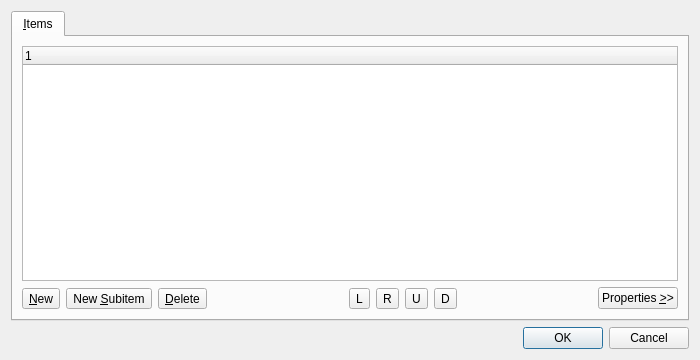
<ui version="4.0" >
 <comment>*********************************************************************
**
** Copyright (C) 2014 Digia Plc and/or its subsidiary(-ies).
** Contact: http://www.qt-project.org/legal
**
** This file is part of the Qt Designer of the Qt Toolkit.
**
** $QT_BEGIN_LICENSE:LGPL$
** Commercial License Usage
** Licensees holding valid commercial Qt licenses may use this file in
** accordance with the commercial license agreement provided with the
** Software or, alternatively, in accordance with the terms contained in
** a written agreement between you and Digia.  For licensing terms and
** conditions see http://qt.digia.com/licensing.  For further information
** use the contact form at http://qt.digia.com/contact-us.
**
** GNU Lesser General Public License Usage
** Alternatively, this file may be used under the terms of the GNU Lesser
** General Public License version 2.1 as published by the Free Software
** Foundation and appearing in the file LICENSE.LGPL included in the
** packaging of this file.  Please review the following information to
** ensure the GNU Lesser General Public License version 2.1 requirements
** will be met: http://www.gnu.org/licenses/old-licenses/lgpl-2.1.html.
**
** In addition, as a special exception, Digia gives you certain additional
** rights.  These rights are described in the Digia Qt LGPL Exception
** version 1.1, included in the file LGPL_EXCEPTION.txt in this package.
**
** GNU General Public License Usage
** Alternatively, this file may be used under the terms of the GNU
** General Public License version 3.0 as published by the Free Software
** Foundation and appearing in the file LICENSE.GPL included in the
** packaging of this file.  Please review the following information to
** ensure the GNU General Public License version 3.0 requirements will be
** met: http://www.gnu.org/copyleft/gpl.html.
**
**
** $QT_END_LICENSE$
**
*********************************************************************</comment>
 <class>qdesigner_internal::TreeWidgetEditor</class>
 <widget class="QDialog" name="qdesigner_internal::TreeWidgetEditor" >
  <property name="geometry" >
   <rect>
    <x>0</x>
    <y>0</y>
    <width>700</width>
    <height>360</height>
   </rect>
  </property>
  <property name="windowTitle" >
   <string>Edit Tree Widget</string>
  </property>
  <layout class="QVBoxLayout" name="verticalLayout" >
   <item>
    <widget class="QTabWidget" name="tabWidget" >
     <property name="currentIndex" >
      <number>0</number>
     </property>
     <widget class="QWidget" name="itemsTab" >
      <attribute name="title" >
       <string>&amp;Items</string>
      </attribute>
      <layout class="QVBoxLayout" name="verticalLayout_3" >
       <property name="leftMargin" >
        <number>9</number>
       </property>
       <property name="topMargin" >
        <number>9</number>
       </property>
       <property name="rightMargin" >
        <number>9</number>
       </property>
       <item>
        <widget class="QWidget" native="1" name="widget" >
         <layout class="QVBoxLayout" name="verticalLayout_2" >
          <property name="margin" >
           <number>0</number>
          </property>
          <item>
           <widget class="QTreeWidget" name="treeWidget" >
            <property name="focusPolicy" >
             <enum>Qt::WheelFocus</enum>
            </property>
            <property name="toolTip" >
             <string>Tree Items</string>
            </property>
            <column>
             <property name="text" >
              <string>1</string>
             </property>
            </column>
           </widget>
          </item>
          <item>
           <layout class="QHBoxLayout" name="buttonsLayout" >
            <item>
             <widget class="QToolButton" name="newItemButton" >
              <property name="toolTip" >
               <string>New Item</string>
              </property>
              <property name="text" >
               <string>&amp;New</string>
              </property>
             </widget>
            </item>
            <item>
             <widget class="QToolButton" name="newSubItemButton" >
              <property name="toolTip" >
               <string>New Subitem</string>
              </property>
              <property name="text" >
               <string>New &amp;Subitem</string>
              </property>
             </widget>
            </item>
            <item>
             <widget class="QToolButton" name="deleteItemButton" >
              <property name="toolTip" >
               <string>Delete Item</string>
              </property>
              <property name="text" >
               <string>&amp;Delete</string>
              </property>
             </widget>
            </item>
            <item>
             <spacer>
              <property name="orientation" >
               <enum>Qt::Horizontal</enum>
              </property>
              <property name="sizeHint" stdset="0" >
               <size>
                <width>28</width>
                <height>23</height>
               </size>
              </property>
             </spacer>
            </item>
            <item>
             <widget class="QToolButton" name="moveItemLeftButton" >
              <property name="toolTip" >
               <string>Move Item Left (before Parent Item)</string>
              </property>
              <property name="text" >
               <string>L</string>
              </property>
             </widget>
            </item>
            <item>
             <widget class="QToolButton" name="moveItemRightButton" >
              <property name="toolTip" >
               <string>Move Item Right (as a First Subitem of the Next Sibling Item)</string>
              </property>
              <property name="text" >
               <string>R</string>
              </property>
             </widget>
            </item>
            <item>
             <widget class="QToolButton" name="moveItemUpButton" >
              <property name="toolTip" >
               <string>Move Item Up</string>
              </property>
              <property name="text" >
               <string>U</string>
              </property>
             </widget>
            </item>
            <item>
             <widget class="QToolButton" name="moveItemDownButton" >
              <property name="toolTip" >
               <string>Move Item Down</string>
              </property>
              <property name="text" >
               <string>D</string>
              </property>
             </widget>
            </item>
            <item>
             <spacer name="horizontalSpacer" >
              <property name="orientation" >
               <enum>Qt::Horizontal</enum>
              </property>
              <property name="sizeHint" stdset="0" >
               <size>
                <width>40</width>
                <height>20</height>
               </size>
              </property>
             </spacer>
            </item>
            <item>
             <widget class="QPushButton" name="showPropertiesButton" >
              <property name="text" >
               <string>Properties &amp;>></string>
              </property>
             </widget>
            </item>
           </layout>
          </item>
         </layout>
        </widget>
       </item>
      </layout>
     </widget>
    </widget>
   </item>
   <item>
    <widget class="QDialogButtonBox" name="buttonBox" >
     <property name="orientation" >
      <enum>Qt::Horizontal</enum>
     </property>
     <property name="standardButtons" >
      <set>QDialogButtonBox::Cancel|QDialogButtonBox::Ok</set>
     </property>
    </widget>
   </item>
  </layout>
 </widget>
 <resources/>
 <connections>
  <connection>
   <sender>buttonBox</sender>
   <signal>accepted()</signal>
   <receiver>qdesigner_internal::TreeWidgetEditor</receiver>
   <slot>accept()</slot>
   <hints>
    <hint type="sourcelabel" >
     <x>440</x>
     <y>335</y>
    </hint>
    <hint type="destinationlabel" >
     <x>373</x>
     <y>362</y>
    </hint>
   </hints>
  </connection>
  <connection>
   <sender>buttonBox</sender>
   <signal>rejected()</signal>
   <receiver>qdesigner_internal::TreeWidgetEditor</receiver>
   <slot>reject()</slot>
   <hints>
    <hint type="sourcelabel" >
     <x>556</x>
     <y>335</y>
    </hint>
    <hint type="destinationlabel" >
     <x>562</x>
     <y>362</y>
    </hint>
   </hints>
  </connection>
 </connections>
</ui>
